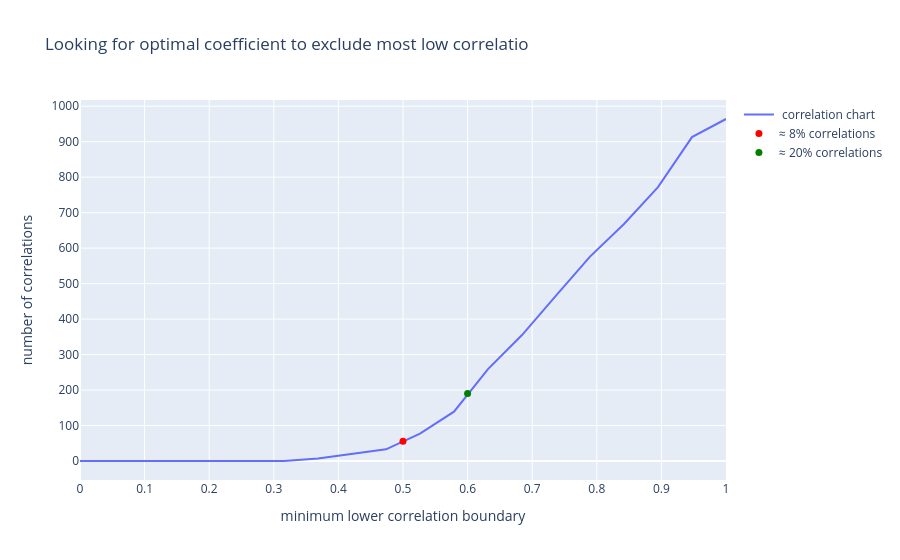

This figure's notebook cell:
### Code cell
x = np.linspace(0, 1, 20)
y = [how_many_low_correlations(alpha) for alpha in x]

# Построение графика
fig = go.Figure(data=[go.Scatter(x=x, y=y, name = " correlation chart")])
fig.update_layout(xaxis=dict(tick0=-10, dtick=0.1))
fig.update_layout(yaxis=dict(tick0=0, dtick=100))
fig.update_layout(title='Looking for optimal coefficient to exclude most low correlatio', xaxis_title='minimum lower correlation boundary', yaxis_title='number of correlations')
fig.add_trace(go.Scatter(x=[0.5], y=[56], mode='markers', marker=dict(color='red', size=7), name = "≈ 8% correlations"))
fig.add_trace(go.Scatter(x=[0.6], y=[190], mode='markers', marker=dict(color='green', size=7), name = "≈ 20% correlations"))
# Отображаем координаты точки
fig.update_layout(
    xaxis=dict(hoverformat='.2f'),
    yaxis=dict(hoverformat='.2f')
)
fig.show()

### Figure 1 — Plotly figure (JSON) as saved in the notebook; plotly's stock layout.template omitted (floating-point values rounded to 4 significant figures)
{"data": [{"name": " correlation chart", "type": "scatter", "x": [0.0, 0.05263, 0.1053, 0.1579, 0.2105, 0.2632, 0.3158, 0.3684, 0.4211, 0.4737, 0.5263, 0.5789, 0.6316, 0.6842, 0.7368, 0.7895, 0.8421, 0.8947, 0.9474, 1.0], "y": [0, 0, 0, 0, 0, 0, 0, 7, 19, 33, 77, 139, 259, 355, 466, 576, 668, 772, 913, 964]}, {"marker": {"color": "red", "size": 7}, "mode": "markers", "name": "≈ 8% correlations", "type": "scatter", "x": [0.5], "y": [56]}, {"marker": {"color": "green", "size": 7}, "mode": "markers", "name": "≈ 20% correlations", "type": "scatter", "x": [0.6], "y": [190]}], "layout": {"title": {"text": "Looking for optimal coefficient to exclude most low correlatio"}, "xaxis": {"dtick": 0.1, "hoverformat": ".2f", "tick0": -10, "title": {"text": "minimum lower correlation boundary"}}, "yaxis": {"dtick": 100, "hoverformat": ".2f", "tick0": 0, "title": {"text": "number of correlations"}}}}
